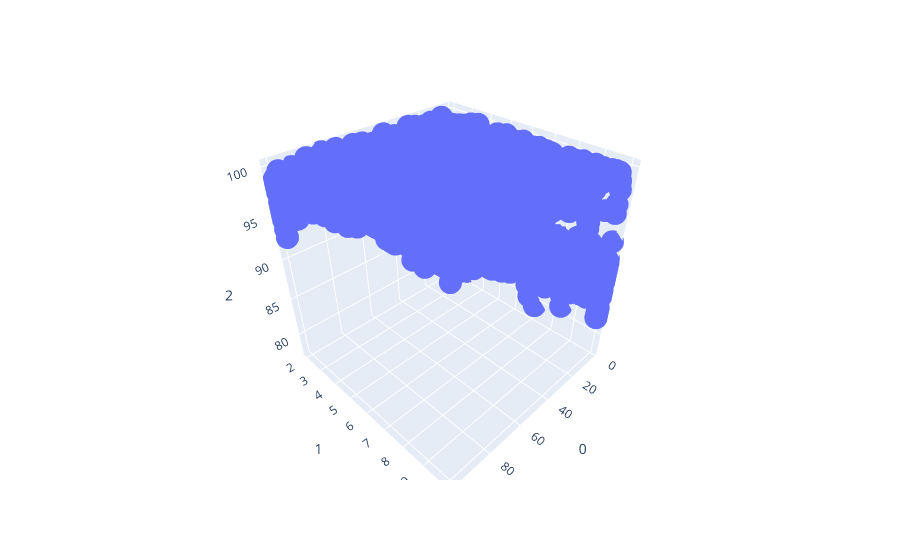

Write notebook code for a chart like this one.
### Code cell
ds=pd.DataFrame(data=resultat_RF[1])
ds=ds.sort_values(by=[0,1])
ds=ds.drop_duplicates()

  
fig = px.scatter_3d(ds, x = 0, 
                    y = 1, z = 2)
  
fig.show()

### Figure 1 — Plotly figure (JSON) as saved in the notebook; plotly's stock layout.template omitted (floating-point values rounded to 4 significant figures; data arrays with more than 128 entries replaced by an {"elided": "..."} marker saying what was removed)
{"data": [{"hovertemplate": "0=%{x}<br>1=%{y}<br>2=%{z}<extra></extra>", "legendgroup": "", "marker": {"color": "#636efa", "symbol": "circle"}, "mode": "markers", "name": "", "scene": "scene", "showlegend": false, "type": "scatter3d", "x": {"elided": "2381 float values"}, "y": {"elided": "2381 float values"}, "z": {"elided": "2381 float values"}}], "layout": {"legend": {"tracegroupgap": 0}, "margin": {"t": 60}, "scene": {"domain": {"x": [0, 1], "y": [0, 1]}, "xaxis": {"title": {"text": "0"}}, "yaxis": {"title": {"text": "1"}}, "zaxis": {"title": {"text": "2"}}}}}
